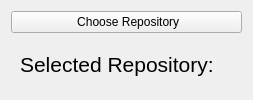
                  <widget class="QWidget" name="selectRepoPage_list">
                   <property name="sizePolicy">
                    <sizepolicy hsizetype="Preferred" vsizetype="MinimumExpanding">
                     <horstretch>0</horstretch>
                     <verstretch>0</verstretch>
                    </sizepolicy>
                   </property>
                   <property name="layoutDirection">
                    <enum>Qt::LeftToRight</enum>
                   </property>
                   <layout class="QVBoxLayout" name="verticalLayout_10">
                    <item>
                     <widget class="QPushButton" name="chooseRepoButton_list">
                      <property name="sizePolicy">
                       <sizepolicy hsizetype="Preferred" vsizetype="Fixed">
                        <horstretch>0</horstretch>
                        <verstretch>0</verstretch>
                       </sizepolicy>
                      </property>
                      <property name="layoutDirection">
                       <enum>Qt::LeftToRight</enum>
                      </property>
                      <property name="styleSheet">
                       <string notr="true"/>
                      </property>
                      <property name="text">
                       <string> Choose Repository</string>
                      </property>
                      <property name="icon">
                       <iconset resource="../resources/assets.qrc">
                        <normaloff>:/assets/icons/icons/box-open.svg</normaloff>:/assets/icons/icons/box-open.svg</iconset>
                      </property>
                      <property name="iconSize">
                       <size>
                        <width>36</width>
                        <height>36</height>
                       </size>
                      </property>
                     </widget>
                    </item>
                    <item>
                     <widget class="QWidget" name="repoWidget_list" native="true">
                      <property name="layoutDirection">
                       <enum>Qt::LeftToRight</enum>
                      </property>
                      <property name="styleSheet">
                       <string notr="true">QLabel#repoInfoLabel_list {
	font-weight: 700;
	color: rgb(6, 134, 103);
}

QLabel {
	font-size: 16pt;	
}</string>
                      </property>
                      <layout class="QGridLayout" name="gridLayout_23">
                       <item row="0" column="0">
                        <widget class="QLabel" name="repoLabel_list">
                         <property name="styleSheet">
                          <string notr="true"/>
                         </property>
                         <property name="text">
                          <string>Selected Repository:</string>
                         </property>
                        </widget>
                       </item>
                       <item row="0" column="1">
                        <widget class="QLabel" name="repoInfoLabel_list">
                         <property name="sizePolicy">
                          <sizepolicy hsizetype="Expanding" vsizetype="Preferred">
                           <horstretch>0</horstretch>
                           <verstretch>0</verstretch>
                          </sizepolicy>
                         </property>
                         <property name="text">
                          <string>&lt;NONE&gt;</string>
                         </property>
                        </widget>
                       </item>
                      </layout>
                     </widget>
                    </item>
                   </layout>
                  </widget>
